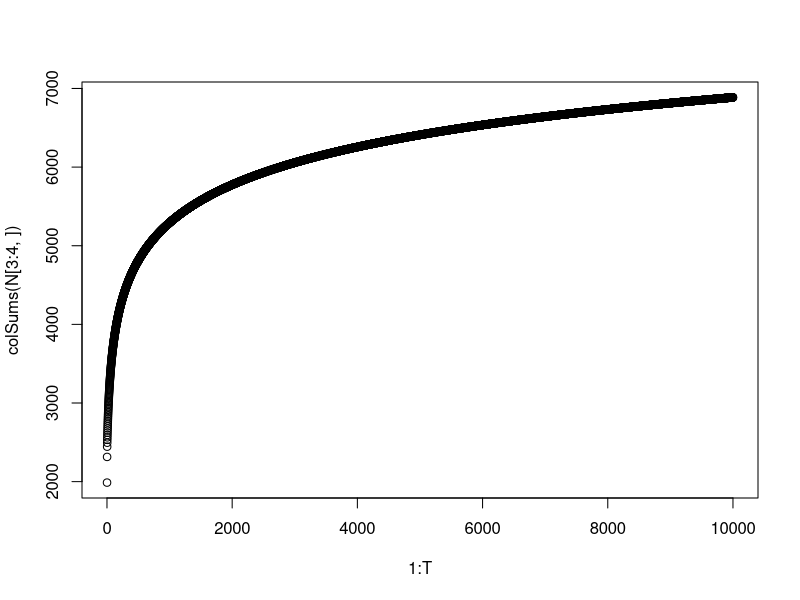
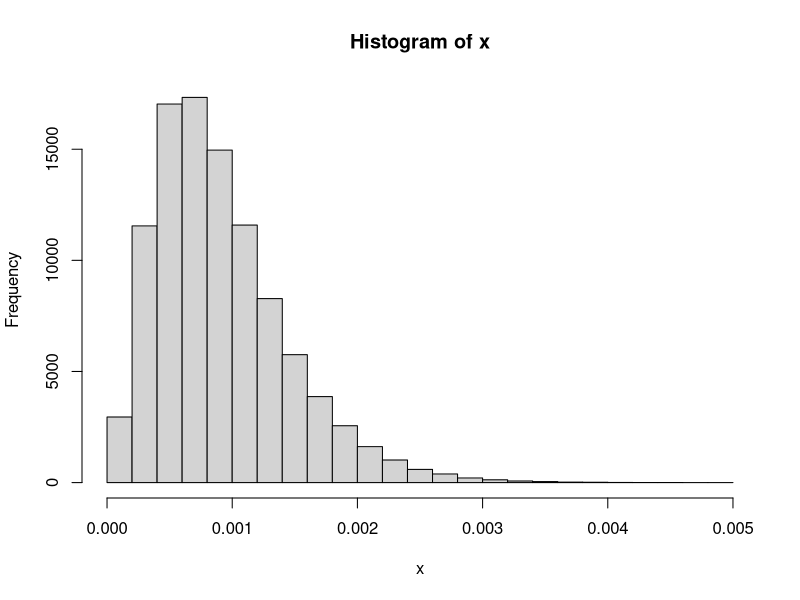

Write the R code that produced these figures, in order.
ilogit <- function(x){exp(x)/(1+exp(x))}

T <- 10000
N <- matrix(0, nrow=6, ncol=T)

N[1,1] <- runif(1, 100, 300) # n1, 1YO 
N[2,1] <- runif(1, 100, 350) # n2nB, 2YO non-breeding
N[3,1] <- runif(1, 100, 250) # n2B, 2YO breeding
N[5,1] <- runif(1, 100, 350) # n3+ from n2B and n3+
N[6,1] <- runif(1, 100, 2500) # n3+ from n2nB
N[4,1] <- N[5,1] + N[6,1] # n3+, 3+YO breeding


#omegaA <- 1/(1+35) # from EE
#omegaJ <- 1/(1+9)
  
BP <- ilogit(1.73) # from EE
mean.phi0 <- 0.36
mean.logit.phi0 <- log(mean.phi0/(1-mean.phi0))
mean.phiA <- 0.9
mean.logit.phiA <- log(mean.phiA/(1-mean.phiA))
mean.log.F <- -.2

#betaN <- c(0.00033, 0.00033) #high K = 50657 ibb = 50657/2 females = 25328.5
#[1] 25348.15
#betaN <- c(0.00090, 0.00090) #best K = 25000 ibb = 12500 females
#[1] 12532
betaN <- c(0.00162, 0.00162) #low K = 10743 ibb = 5371.5 females
#[1] 5362.5

for(t in 1:(T-1)){
  logit.phi0 <- mean.logit.phi0 - betaN[2]*(N[3,t] + N[4,t]) 
  phi0 <- ilogit(logit.phi0)
  logit.phiA <- mean.logit.phiA - betaN[2]*(N[3,t] + N[4,t])
  phiA <- ilogit(logit.phiA)
  F <- exp(log(phi0 + (1-phi0)) + mean.log.F - betaN[1]*(N[3,t] + N[4,t]) 
              + log(BP) )
  phi2 <- phiA
  phi1 <- phi2
  alpha <- 1.95/7.1 # from EE
  
  N[1,t+1] <- F * (N[3,t] + N[4,t]) 
  N[2,t+1] <- (phi1 + (1-phi1))*(1-alpha)*N[1,t]
  N[3,t+1] <- (phi1 + (1-phi1))*alpha*N[1,t]
  N[5,t+1] <- (phi2 + (1-phi2))*N[2,t]
  N[6,t+1] <- (phiA + (1-phiA))*(N[3,t] + N[4,t])
  N[4,t+1] <- N[5,t+1] + N[6,t+1]
  
}

plot(1:T, colSums(N[3:4,]))
sum(N[3:4,T])
#betaN <- c(0.00044, 0.00044) #high K = 50657 ibb = 50657/2 females = 25328.5
#[1] 25348.15
#betaN <- c(0.00089, 0.00089) #best K = 25000 ibb = 12500 females
#[1] 12532
#betaN <- c(0.00208, 0.00208) #low K = 10743 ibb = 5371.5 females
#[1] 5362.5
x <- rgamma(100000, 3, 3300) #use rgamma(10000, 3, 3300)
hist(x)
mean(x)
sd(x)
quantile(x, probs=c(0.1, 0.5, 0.9))

log.invDDfem <- rnorm(10000, 7.2, 0.7)
invDDfem <- exp(log.invDDfem)
DDfem <- 1/invDDfem
mean(DDfem)
round(quantile(DDfem, c(0.1, 0.5, 0.9)), 6)
